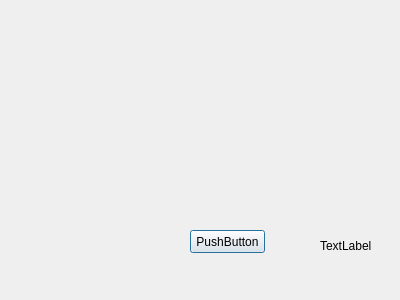
<?xml version="1.0" encoding="UTF-8"?>
<ui version="4.0">
 <class>Dialog</class>
 <widget class="QDialog" name="Dialog">
  <property name="geometry">
   <rect>
    <x>0</x>
    <y>0</y>
    <width>400</width>
    <height>300</height>
   </rect>
  </property>
  <property name="windowTitle">
   <string>Dialog</string>
  </property>
  <widget class="QPushButton" name="pushButton">
   <property name="geometry">
    <rect>
     <x>190</x>
     <y>230</y>
     <width>75</width>
     <height>23</height>
    </rect>
   </property>
   <property name="text">
    <string>PushButton</string>
   </property>
  </widget>
  <widget class="QLabel" name="label">
   <property name="geometry">
    <rect>
     <x>320</x>
     <y>240</y>
     <width>54</width>
     <height>12</height>
    </rect>
   </property>
   <property name="text">
    <string>TextLabel</string>
   </property>
  </widget>
 </widget>
 <resources/>
 <connections/>
</ui>
